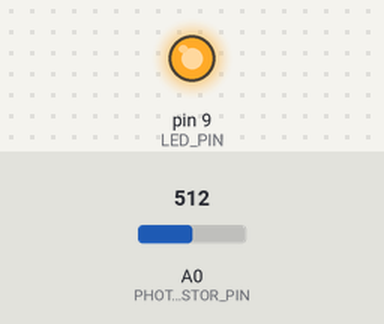
Simulated run of this sketch. Board: Arduino Uno, built with avr-gcc and run on an emulated ATmega328P. Shown: output pins drawn as LEDs (lit = HIGH). Inputs (shaded band) come from the test bench; at power-on: A0 (PHOTORESISTOR_PIN) = 512.

Above: at 1.8 s.
1.9 s: A0 (PHOTORESISTOR_PIN) set to 0
At 2.9 s:
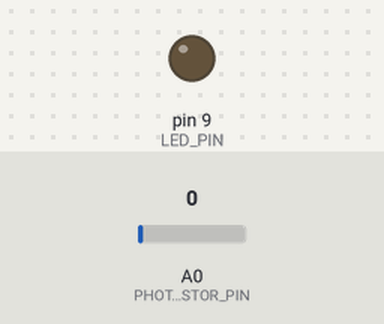
3.5 s: A0 (PHOTORESISTOR_PIN) set to 122
At 4.5 s:
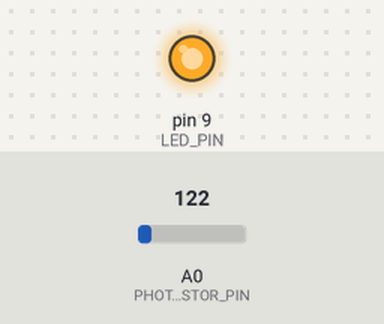
Timing chart, 0 to 6.5 s (numbered marks = the images above; inputs shaded):
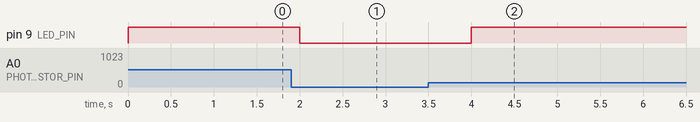

The sketch:

smartLamp.ino
```cpp
// (licence header left out)
const int LED_PIN = 9;
const int PHOTORESISTOR_PIN = 0;

void setup()
{
  pinMode(LED_PIN, OUTPUT);
}

void loop()
{
  if (analogRead(PHOTORESISTOR_PIN) > 0)
  {
    digitalWrite(LED_PIN, HIGH);
    delay(1000);
  }
  else
  {
    digitalWrite(LED_PIN, LOW);
    delay(1000);
  }
}
```

Measured:
- after the input at 1.9 s, pin 9 (LED_PIN): HIGH → LOW after 0.10 s
- after the input at 3.5 s, pin 9 (LED_PIN): LOW → HIGH after 0.50 s
